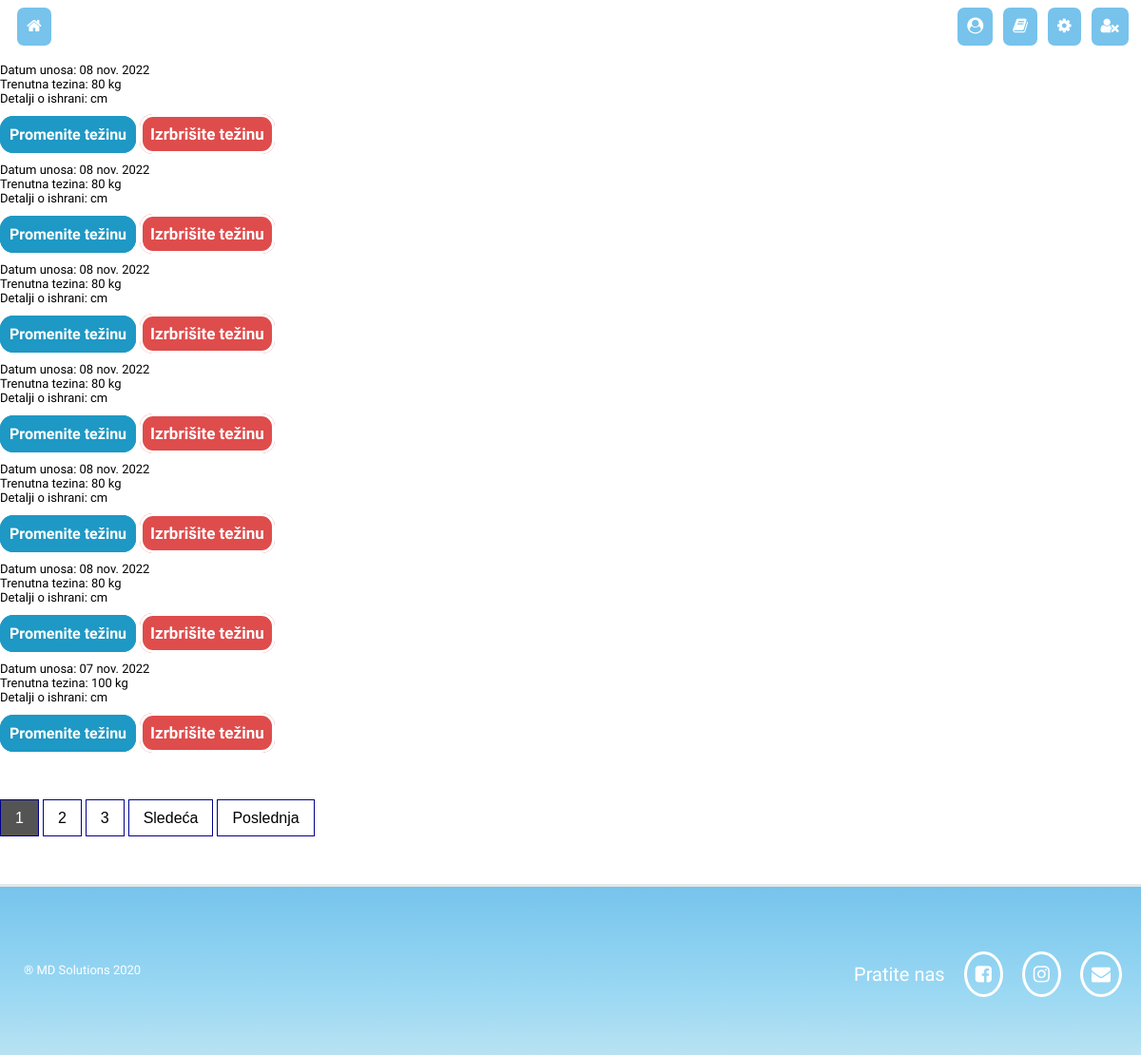
The page /overview/weightlist (signed in) on the database its author committed.
### dijeta_je_meta/models.py (models this page shows, shortened)
class CurrentWeight(models.Model):
    owner = models.ForeignKey(User, on_delete=models.CASCADE,blank=True)
    date_added = models.DateTimeField(auto_now_add=True)
    trenutna_tezina = models.IntegerField(
              default=0,
        validators=[
            MaxValueValidator(400),
            MinValueValidator(45)
        ]
    )
    detalji = models.TextField(blank=True)
    class Meta:
       ordering = ['-date_added']

### dijeta_je_meta/views.py (the view)
# urls.py: path("overview/weightlist", views.ListCurrentWeight.as_view(), name="weightlist"),
class ListCurrentWeight(LoginRequiredMixin,ListView):
    model = CurrentWeight
    template_name = "dijeta_je_meta/weight_list.html"
    paginate_by = 7
    def get_context_data(self,*args, **kwargs):
        context = super(ListCurrentWeight, self).get_context_data(*args,**kwargs)
        return context
    def get_queryset(self): #sa ovim querijem cemo vratiti samo objekte koji pripadaju trenutnom useru
        return CurrentWeight.objects.filter(owner=self.request.user)

### dijeta_je_meta/templates/dijeta_je_meta/weight_list.html (shortened to what this page needs)
{% extends "dijeta_je_meta/base.html" %}
{% block content %}
{% for weight in currentweight_list %}
  <p>Datum unosa: {{weight.date_added|date:"d b Y"}}</p>
  <p>Trenutna tezina: {{weight.trenutna_tezina}} kg</p>
  <p>Detalji o ishrani: {{weight.detalji}} cm</p>
  <div class="button-div2">
  <a href="{% url 'update_weight' weight.id %}" class="button">Promenite težinu</a>
  <a href="{% url 'delete_weight' weight.id %}" class="delete-button">Izrbrišite težinu</a>
  </div>
  {% empty %}
    <a href="{% url 'currentweight' %}">Prvi unos</a>
{% endfor %}
<div class="pagination">
  {% if is_paginated %}
  {% for num in page_obj.paginator.page_range %}
    {% if page_obj.number == num %}
      <a class="active" href="?page={{ num }}">{{num}}</a>
     {% elif num > page_obj.number|add:'-3' and num < page_obj.number|add:'3' %}
       <a  href="?page={{ num }}">{{num}}</a>
    {% endif %}
  {% endfor %}
  {% if page_obj.has_next %}
     <a href="?page={{ page_obj.next_page_number }}">Sledeća</a>
     <a href="?page={{ page_obj.paginator.num_pages }}">Poslednja</a>
  {% endif %}
  {% endif %}
  </div>
{% endblock %}

### dijeta_je_meta/static/dijeta_je_meta/css/other.css (style rules this page uses)
html { font-family: 'Abril Fatface', cursive; font-family: 'Koulen', cursive; font-family: 'Life Savers', cursive; font-family: 'Merriweather', serif; font-family: 'Philosopher', sans-serif; font-family: 'Radio Canada', sans-serif; scroll-behavior: smooth; }
* { box-sizing: border-box; padding: 0; margin: 0; }
p { font-size: 25px; }
.button-div2 { margin-top: 20px; margin-bottom: 20px; }
.button { padding: 7px; background-color: rgb(30, 152, 196); color: white; border-style: solid; border-radius: 14px; border-color: rgb(30, 152, 196); font-weight: 1000; text-decoration: none; }
.delete-button { padding: 8px; background-color: rgb(223, 76, 76); color: white; font-size: 17px; border-style: solid; border-radius: 14px; background-color: rgb(223, 76, 76); font-weight: 1000; margin-right: 4px; text-decoration: none; }
.pagination a.active { background-color: rgb(85, 84, 84); color: white; text-decoration: none; }
.pagination a { border: 1px solid darkblue; padding: 10px; padding-left: 15px; padding-right: 15px; text-decoration: none; color: black; font-family:'Gill Sans', 'Gill Sans MT', Calibri, 'Trebuchet MS', sans-serif }
.pagination { margin-top: 70px; margin-bottom: 60px; }
@media all and (min-width: 1025px) and (max-width: 1200px) { p { font-size: 13px; } }

### rows shown on the page
CurrentWeight: date_added "08 nov. 2022", trenutna_tezina "80"
CurrentWeight: date_added "08 nov. 2022", trenutna_tezina "80"
CurrentWeight: date_added "08 nov. 2022", trenutna_tezina "80"
CurrentWeight: date_added "08 nov. 2022", trenutna_tezina "80"
CurrentWeight: date_added "08 nov. 2022", trenutna_tezina "80"
CurrentWeight: date_added "08 nov. 2022", trenutna_tezina "80"
CurrentWeight: date_added "07 nov. 2022", trenutna_tezina "100"

### other values the page prints
{{ num }} "1"
{{ num }} "2" "3"
